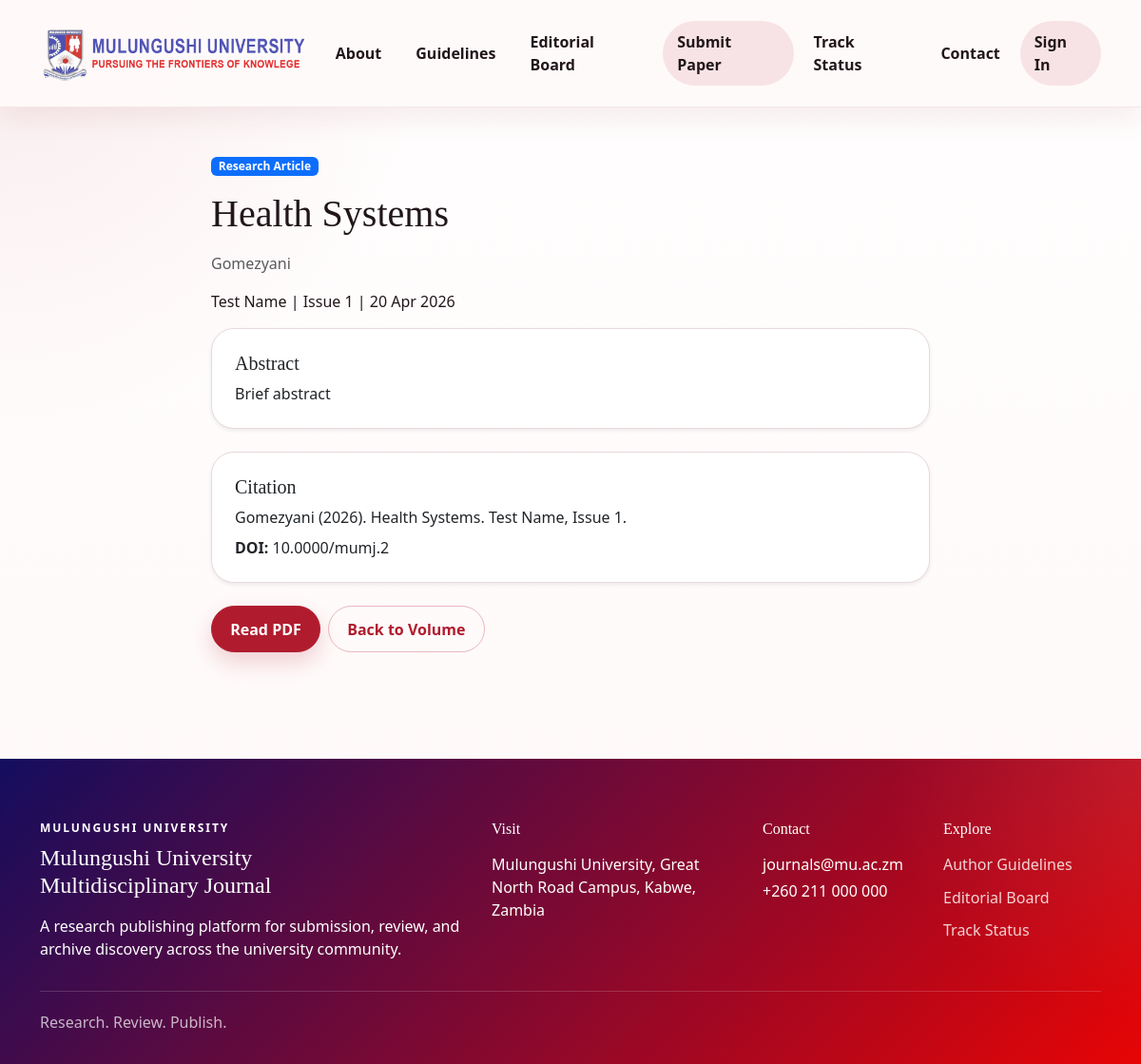
The page /articles/tvtvtvg/ on the database its author committed.
### journal/models.py (models this page shows, shortened)
class TimeStampedModel(models.Model):
    created_at = models.DateTimeField(auto_now_add=True)
    updated_at = models.DateTimeField(auto_now=True)
    class Meta:
        abstract = True

class Article(TimeStampedModel):
    CATEGORY_CHOICES = [
        ("research", "Research Article"),
        ("review", "Review Paper"),
        ("case-study", "Case Study"),
        ("editorial", "Editorial"),
        ("short-communication", "Short Communication"),
    ]
    volume = models.ForeignKey(Volume, on_delete=models.CASCADE, related_name="articles")
    issue = models.ForeignKey(Issue, on_delete=models.CASCADE, related_name="articles")
    category = models.CharField(max_length=50, choices=CATEGORY_CHOICES)
    title = models.CharField(max_length=255)
    slug = models.SlugField(unique=True, blank=True)
    authors = models.CharField(max_length=500)
    abstract = models.TextField(blank=True)
    pdf_file = models.FileField(
        upload_to="articles/pdfs/",
        blank=True,
        null=True,
        validators=[FileExtensionValidator(["pdf"])],
    )
    pdf_url = models.URLField(blank=True)
    doi = models.CharField(max_length=120, blank=True)
    citation_text = models.TextField(blank=True)
    preview_watermark_ready = models.BooleanField(default=False)
    is_active = models.BooleanField(default=True)
    published_at = models.DateField(default=timezone.now)
    class Meta:
        ordering = ["-published_at", "-created_at"]
    @property
    def pdf_link(self):
        if self.pdf_file:
            return self.pdf_file.url
        return self.pdf_url

class Volume(TimeStampedModel):
    name = models.CharField(max_length=255)
    slug = models.SlugField(unique=True, blank=True)
    issn = models.CharField(max_length=50)
    editor_name = models.CharField(max_length=255)
    publication_date = models.DateField()
    thumbnail = models.ImageField(upload_to="volumes/thumbnails/", blank=True, null=True)
    description = models.TextField(blank=True)
    is_active = models.BooleanField(default=True)
    class Meta:
        ordering = ["-publication_date", "-created_at"]

class Issue(TimeStampedModel):
    volume = models.ForeignKey(Volume, on_delete=models.CASCADE, related_name="issues")
    title = models.CharField(max_length=255)
    number = models.PositiveIntegerField()
    publication_date = models.DateField()
    summary = models.TextField(blank=True)
    is_active = models.BooleanField(default=True)
    class Meta:
        unique_together = ("volume", "number")
        ordering = ["-publication_date", "number"]

### journal/views.py (the view)
# urls.py: path("articles/<slug:slug>/", views.article_detail, name="article-detail"),
def article_detail(request, slug):
    article = get_object_or_404(Article.objects.select_related("volume", "issue"), slug=slug, is_active=True)
    return render(request, "public/article_detail.html", {"article": article})

### journal/context_processors.py (called while the page is built)
def site_settings(request):
    return {
        "SITE_NAME": settings.SITE_NAME,
        "SITE_SHORT_NAME": settings.SITE_SHORT_NAME,
        "SITE_EMAIL": settings.SITE_EMAIL,
        "SITE_PHONE": settings.SITE_PHONE,
        "SITE_ADDRESS": settings.SITE_ADDRESS,
        "HCAPTCHA_SITE_KEY": settings.HCAPTCHA_SITE_KEY,
    }

### templates/public/article_detail.html (shortened to what this page needs)
{% extends "base.html" %}
{% block content %}
<section class="py-5">
    <div class="container narrow-content">
        <span class="badge bg-primary mb-3">{{ article.get_category_display }}</span>
        <h1 class="mb-3">{{ article.title }}</h1>
        <p class="text-muted">{{ article.authors }}</p>
        <p>{{ article.volume.name }} | Issue {{ article.issue.number }} | {{ article.published_at|date:"d M Y" }}</p>
        <div class="card border-0 shadow-sm mb-4">
            <div class="card-body">
                <h2 class="h5">Abstract</h2>
                <p class="mb-0">{{ article.abstract|default:"No abstract added yet." }}</p>
            </div>
        </div>
        <div class="card border-0 shadow-sm mb-4">
            <div class="card-body">
                <h2 class="h5">Citation</h2>
                <p class="mb-2">{{ article.citation_text }}</p>
                {% if article.doi %}<p class="mb-0"><strong>DOI:</strong> {{ article.doi }}</p>{% endif %}
            </div>
        </div>
        <div class="d-flex gap-2 flex-wrap">
            {% if article.pdf_link %}<a href="{{ article.pdf_link }}" class="btn btn-primary">Read PDF</a>{% endif %}
            <a href="{% url 'volume-detail' article.volume.slug %}" class="btn btn-outline-primary">Back to Volume</a>
        </div>
    </div>
</section>
{% endblock %}

### static/css/site.css (style rules this page uses)
:root { --mu-red: #b01c2e; --mu-red-deep: #7d0f1d; --mu-red-soft: #f8d9de; --mu-ink: #21171a; --mu-muted: #6f5d63; --mu-line: #e9d9dd; --mu-surface: #fff8f8; --mu-paper: #ffffff; --mu-shadow: 0 18px 45px rgba(122, 18, 35, 0.12); --mu-radius: 24px; }
html { scroll-behavior: smooth; }
body { background: radial-gradient(circle at top left, rgba(176, 28, 46, 0.08), transparent 28%), linear-gradient(180deg, #fffefe 0%, #fff8f8 100%); color: var(--mu-ink); font-family: "Segoe UI", "Trebuchet MS", Arial, sans-serif; }
h1, h2, h3, h4, h5, .navbar-brand { font-family: Georgia, "Times New Roman", serif; text-wrap: balance; }
a { color: var(--mu-red); transition: color 180ms ease, background-color 180ms ease, border-color 180ms ease, box-shadow 180ms ease, transform 180ms ease; }
.archive-item, .article-item, .card { background: var(--mu-paper); border: 1px solid var(--mu-line) !important; border-radius: var(--mu-radius); overflow: hidden; box-shadow: var(--mu-shadow); }
.btn { border-radius: 999px; font-weight: 700; padding: 0.72rem 1.2rem; transition: transform 180ms ease, background-color 180ms ease, border-color 180ms ease, color 180ms ease, box-shadow 180ms ease; }
.btn-primary { background: var(--mu-red); border-color: var(--mu-red); box-shadow: 0 10px 24px rgba(176, 28, 46, 0.2); }
.btn-outline-primary { color: var(--mu-red); border-color: rgba(176, 28, 46, 0.3); background: transparent; }
.narrow-content { max-width: 780px; }
.admin-content .card-body, .card-body { padding: 1.5rem; }

### rows shown on the page
Article: category "Research Article", title "Health Systems", authors "Gomezyani", volume.name "Test Name", issue.number "1", published_at "20 Apr 2026", abstract "Brief abstract", citation_text "Gomezyani (2026). Health Systems. Test Name, Issue 1.", doi "10.0000/mumj.2"

### other values the page prints
{{ SITE_NAME }} "Mulungushi University Multidisciplinary Journal"
{{ SITE_ADDRESS }} "Mulungushi University, Great North Road Campus, Kabwe, Zambia"
{{ SITE_EMAIL }} "journals@mu.ac.zm"
{{ SITE_PHONE }} "+260 211 000 000"
